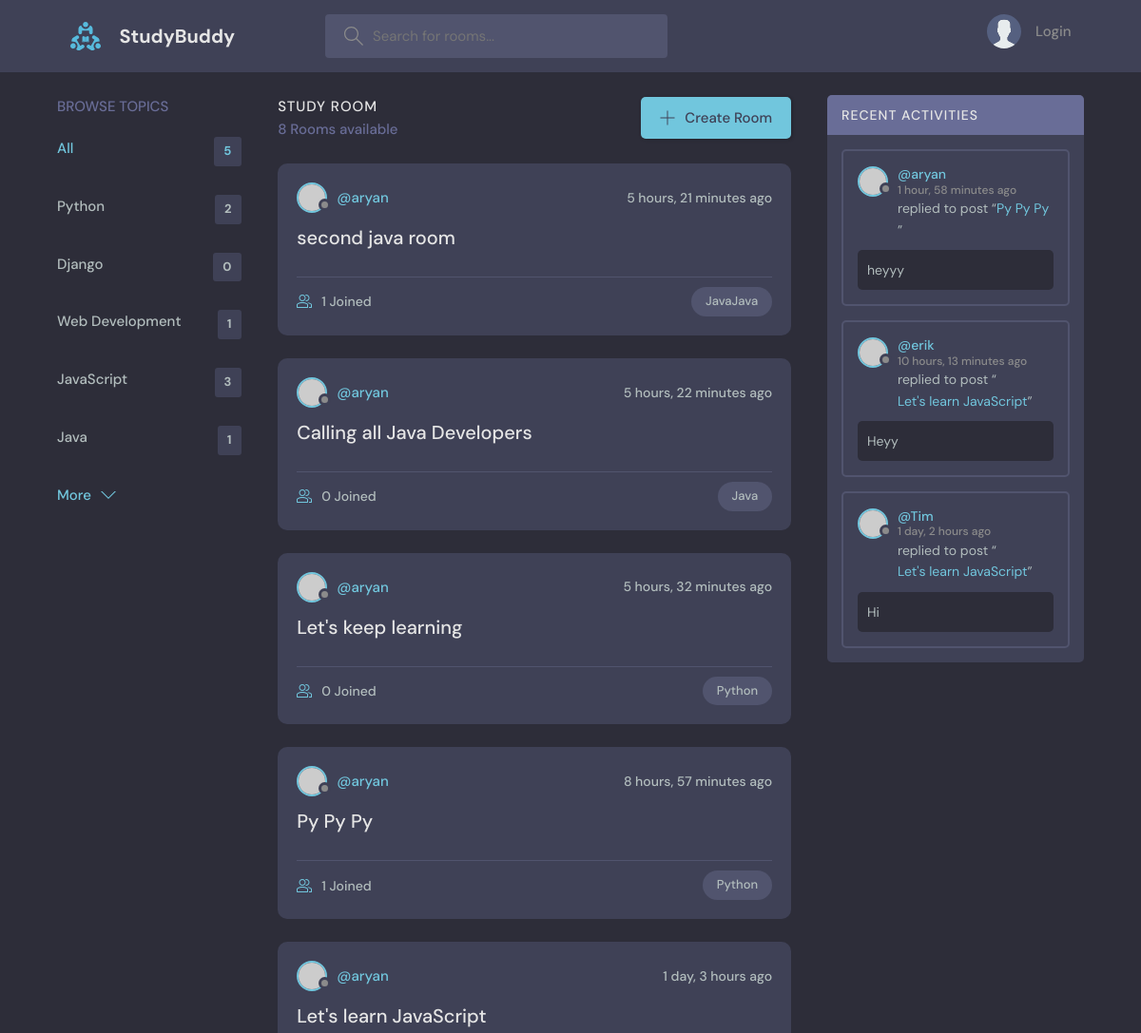
Before: / (upper part) with the older database file.
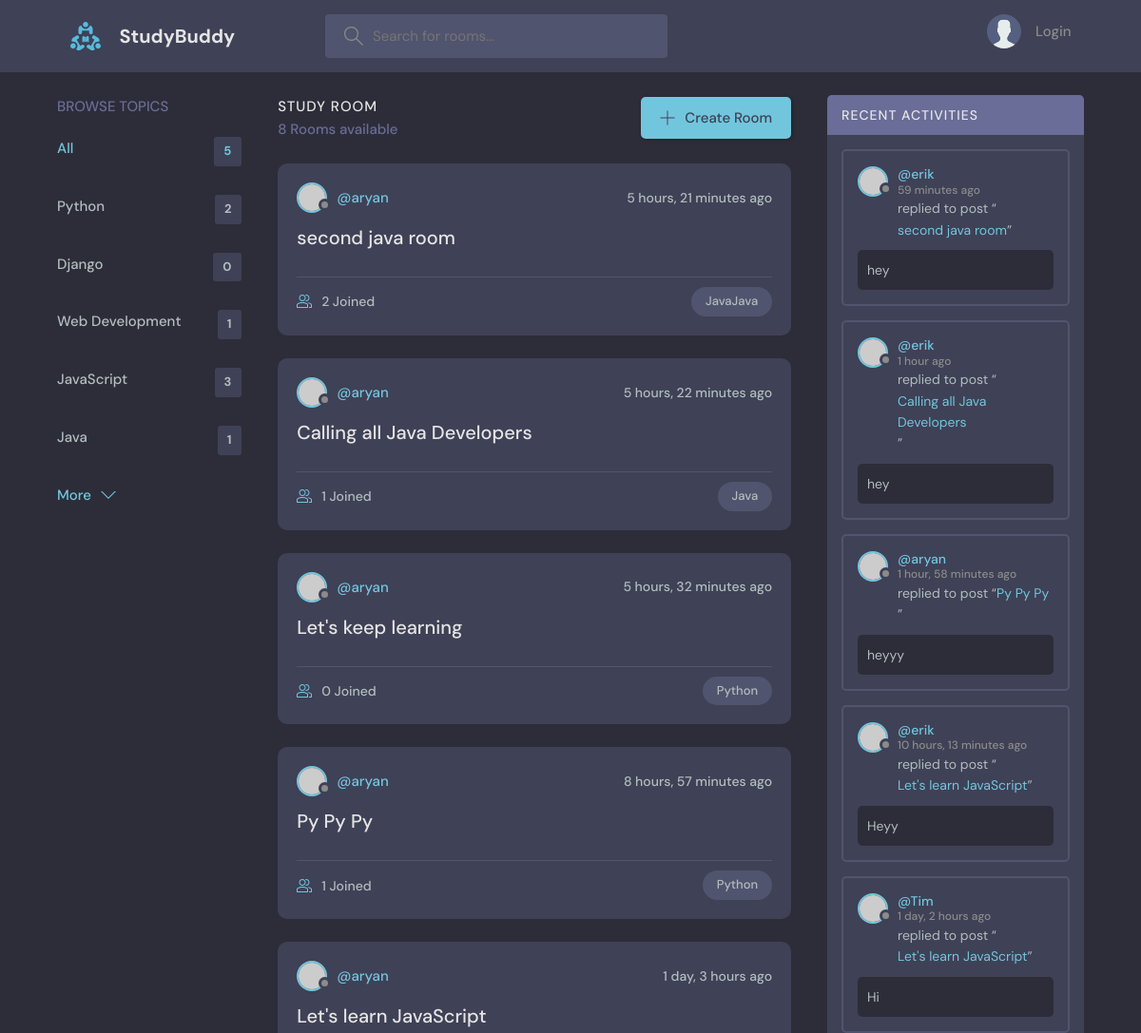
After: the same page with the newer database file.
### base/models.py (models this page shows, shortened)
class Topic(models.Model):
    name = models.CharField(max_length=200)

class Room(models.Model):
    host = models.ForeignKey(User, on_delete=models.SET_NULL, null=True)
    topic = models.ForeignKey(Topic, on_delete=models.SET_NULL, null=True)
    name = models.CharField(max_length=200)
    description = models.TextField(null=True, blank=True)
    participants = models.ManyToManyField(User, related_name='participants', blank=True)
    updated = models.DateTimeField(auto_now=True)       # Updated on every updation
    created = models.DateTimeField(auto_now_add=True)   # Only updated when created
    class Meta:
        ordering = ['-updated', '-created']
    def __str__(self):
        return self.name

class Message(models.Model):
    user = models.ForeignKey(User, on_delete=models.CASCADE)
    room = models.ForeignKey(Room, on_delete=models.CASCADE)
    body = models.TextField()
    updated = models.DateTimeField(auto_now=True)       # Updated on every updation
    created = models.DateTimeField(auto_now_add=True)   # Only updated when created
    class Meta:
        ordering = ['-updated', '-created']
    def __str__(self):
        return self.body[0:50]     #* Only the first 50 characters in the preview of message

### base/views.py (the view)
# urls.py: path('', views.home, name="home"),
def home(request):
    q = request.GET.get('q') if request.GET.get('q') != None else ''
    rooms = Room.objects.filter(
        Q(topic__name__icontains=q) |
        Q(name__icontains=q) |
        Q(description__icontains=q)
    )       # topic, name and description: All three are fields in the Room model
    topics = Topic.objects.all()[0:5]
    room_count = rooms.count()
    room_messages = Message.objects.filter(
        Q(room__topic__name__icontains=q)
    )
    context = {'rooms': rooms, 'topics': topics, 'room_count': room_count, 'room_messages': room_messages}
    return render(request, 'base/home.html', context)

### base/templates/base/home.html (shortened to what this page needs)
{% extends 'main.html' %}
{% block content %}
<main class="layout layout--3">
  <div class="container">
    {% include 'base/topics_component.html' %}
    <div class="roomList">
      <div class="roomList__header">
        <div>
          <h2>Study Room</h2>
          <p>{{ room_count }} Rooms available</p>
        </div>
        <a class="btn btn--main" href="{% url 'create-room' %}">
          <svg version="1.1" xmlns="http://www.w3.org/2000/svg" width="32" height="32" viewBox="0 0 32 32">
            <title>add</title>
            <path
              d="M16.943 0.943h-1.885v14.115h-14.115v1.885h14.115v14.115h1.885v-14.115h14.115v-1.885h-14.115v-14.115z"
            ></path>
          </svg>
          Create Room
        </a>
      </div>
      {% include 'base/feed_component.html' %}
    </div>
    {% include 'base/activity_component.html' %}
  </div>
</main>
{% endblock content %}

### base/templates/base/topics_component.html
<div class="topics">
    <div class="topics__header">
      <h2>Browse Topics</h2>
    </div>
    <ul class="topics__list">
      <li>
        <a href="{% url 'home' %}" class="active">All <span>{{ topics.count }}</span></a>
      </li>
      {% for topic in topics %}
        <li>
            <a href="{% url 'home' %}?q={{topic.name}}"> {{topic.name}} <span>{{ topic.room_set.all.count }}</span></a>
        </li>
      {% endfor %}
    </ul>
    <a class="btn btn--link" href="{% url 'topics' %}">
      More
      <svg version="1.1" xmlns="http://www.w3.org/2000/svg" width="32" height="32" viewBox="0 0 32 32">
        <title>chevron-down</title>
        <path d="M16 21l-13-13h-3l16 16 16-16h-3l-13 13z"></path>
      </svg>
    </a>
</div>

### base/templates/base/feed_component.html (shortened to what this page needs)
{% for room in rooms %}
<div class="roomListRoom">
    <div class="roomListRoom__header">
      <a href="{% url 'user-profile' room.host.id %}" class="roomListRoom__author">
        <div class="avatar avatar--small">
          <img src="https://randomuser.me/api/portraits/women/11.jpg" />
        </div>
        <span> @{{room.host.username}} </span>
      </a>
      <div class="roomListRoom__actions">
        <span>{{ room.created | timesince }} ago</span>
      </div>
    </div>
    <div class="roomListRoom__content">
      <a href="{% url 'room' room.id %}"> {{ room.name }} </a>
    </div>
    <div class="roomListRoom__meta">
      <a href="{% url 'room' room.id %}" class="roomListRoom__joined">
        {{ room.participants.all.count }} Joined
      </a>
      <p class="roomListRoom__topic">{{ room.topic.name }}</p>
    </div>
</div>
{% endfor %}

### base/templates/base/activity_component.html (shortened to what this page needs)
<div class="activities">
    <div class="activities__header">
      <h2>Recent Activities</h2>
    </div>
    {% for message in room_messages %}
    <div class="activities__box">
      <div class="activities__boxHeader roomListRoom__header">
        <a href="{% url 'user-profile' message.user.id %}" class="roomListRoom__author">
          <div class="avatar avatar--small">
            <img src="https://randomuser.me/api/portraits/women/11.jpg" />
          </div>
          <p>
            @{{message.user}}
            <span> {{message.created | timesince}} ago</span>
          </p>
        </a>
      </div>
      <div class="activities__boxContent">
        <p>replied to post “<a href="{% url 'room' message.room.id %}"> {{ message.room }} </a>”</p>
        <div class="activities__boxRoomContent">
            {{message}}
        </div>
      </div>
    </div>
    {% endfor %}
</div>

Changed rows visible on the page:
computed for Room "second java room": participants.all.count "1" → "2"
computed for Room "Calling all Java Developers": participants.all.count "0" → "1"
added Message: user "erik", created "59 minutes", room "second java room", body "hey"
added Message: user "erik", created "1 hour", room "Calling all Java Developers", body "hey"
